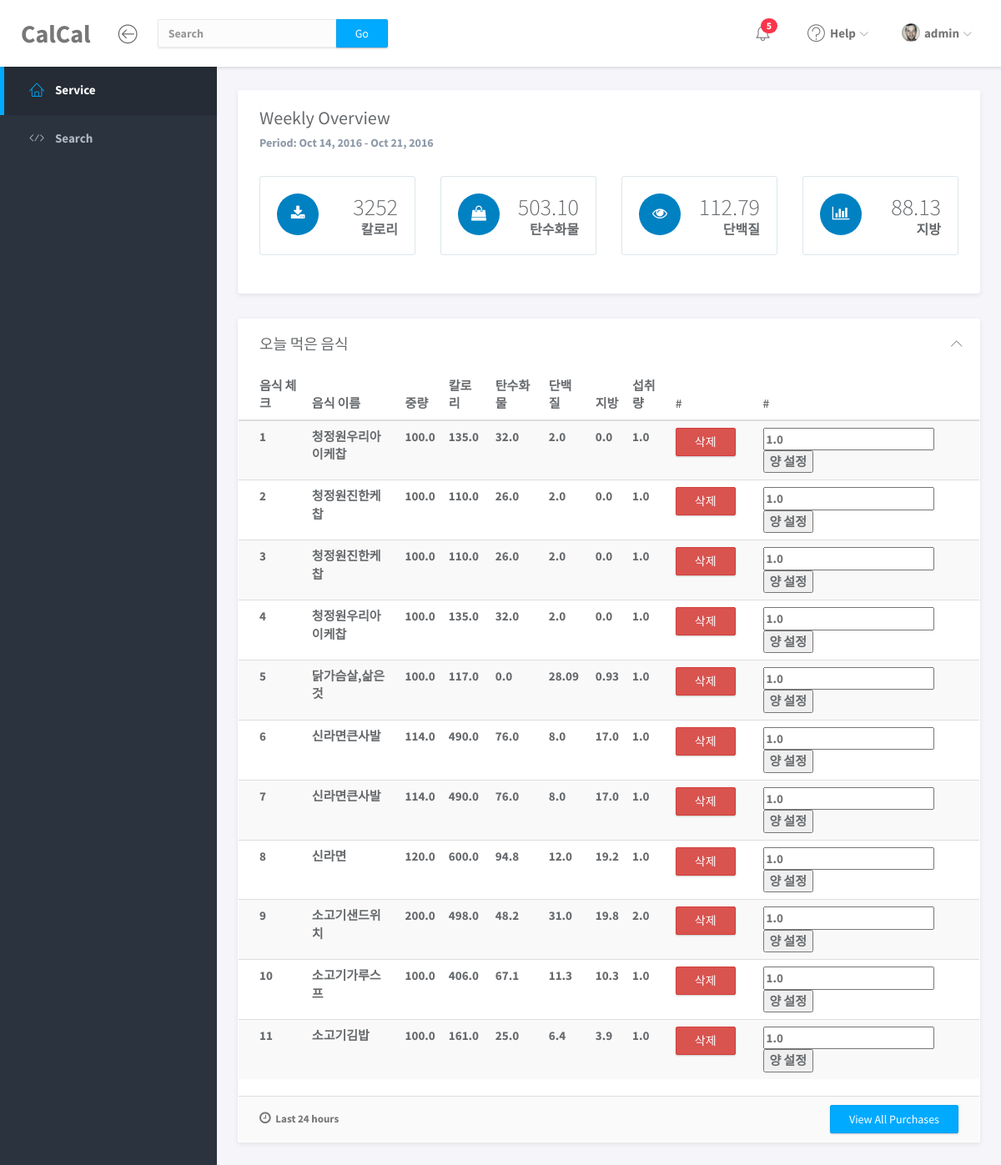
/FoodInfo/service/ (signed in), run on the app's committed database.
### FoodInfo/models.py (models this page shows, shortened)
class AuthUser(models.Model):
    password = models.CharField(max_length=128)
    last_login = models.DateTimeField(blank=True, null=True)
    is_superuser = models.BooleanField()
    username = models.CharField(unique=True, max_length=150)
    first_name = models.CharField(max_length=30)
    email = models.CharField(max_length=254)
    is_staff = models.BooleanField()
    is_active = models.BooleanField()
    date_joined = models.DateTimeField()
    last_name = models.CharField(max_length=150)
    class Meta:
        managed = False
        db_table = 'auth_user'

class UserTable(models.Model):
    authuser = models.ForeignKey(AuthUser, on_delete=models.CASCADE)
    table = models.ForeignKey(Table, on_delete=models.CASCADE)
    name = models.CharField('음식 이름', max_length=30)
    serving_wt = models.FloatField('제공량')
    kcal = models.FloatField('칼로리')
    carbo = models.FloatField('탄수화물')
    protein = models.FloatField('단백질')
    fat = models.FloatField('지방')
    company = models.TextField('회사명', max_length=30)
    amount = models.FloatField('섭취량', default=1)
    date = models.DateTimeField('날짜', default=datetime.now, blank=True)
    date_1 = models.DateField('날짜2', default=datetime.now().strftime('%Y-%m-%d'), blank=True)
    def __str__(self):
        return self.name

### FoodInfo/views.py (the view)
# urls.py: path('service/', views.service, name='service'),
def service(request):
    authuser = AuthUser.objects.get(username=request.user)
    today = datetime.date.today()
    todayTable = (UserTable.objects.all()).filter(
            date__day=today.day, authuser_id=authuser)
    weekTable = (UserTable.objects.all()).filter(
           date_1__range=[today + datetime.timedelta(days=-6), today + datetime.timedelta(days=0)], authuser_id=authuser)
    print(today + datetime.timedelta(days=0))
    print(weekTable)
    if request.method == 'POST':
        authuser = AuthUser.objects.get(username=request.user)
        get_list = request.POST.getlist('val_id')
        context = []
        for id in get_list:
            obj = Table.objects.get(id=id)
            context.append(obj)
            usertable = UserTable(authuser=authuser, table=obj, name=obj, serving_wt=obj.serving_wt,
                                  kcal=obj.kcal,carbo=obj.carbo, protein=obj.protein, fat=obj.fat, company=obj.company)
            usertable.save()
        context = get_list_or_404(UserTable, authuser=authuser)
        return render(request, 'service_test.html', {'select_food': context, 'todayTable': todayTable, 'weekTable': weekTable})
    else:
        try :
            authuser = AuthUser.objects.get(username=request.user)
            context = get_list_or_404(UserTable, authuser=authuser)
            return render(request, 'service_test.html', {'select_food': context, 'todayTable': todayTable, 'weekTable': weekTable})
        except:
            return render(request, 'service_test.html', {'todayTable': todayTable, 'weekTable': weekTable})

### FoodInfo/templates/service_test.html (shortened to what this page needs)
<!doctype html>
<html lang="en">
<head>
	<link rel="stylesheet" href="/static/service/vendor/bootstrap/css/bootstrap.min.css">
	<link rel="stylesheet" href="/static/service/vendor/font-awesome/css/font-awesome.min.css">
	<link rel="stylesheet" href="/static/service/vendor/linearicons/style.css">
	<link rel="stylesheet" href="/static/service/vendor/chartist/css/chartist-custom.css">
	<link rel="stylesheet" href="/static/service/css/main.css">
	<link rel="stylesheet" href="/static/service/css/demo.css">
</head>
<body>
	<b id="wrapper">
		<nav class="navbar navbar-default navbar-fixed-top">
			<div class="brand" >
				    <a class="navbar-brand" href="{% url 'FoodInfo:service' %}" style="">CalCal</a>
			</div>
			<div class="container-fluid">
				<div class="navbar-btn">
					<button type="button" class="btn-toggle-fullwidth"><i class="lnr lnr-arrow-left-circle"></i></button>
				</div>
				<form class="navbar-form navbar-left" action="{% url 'FoodInfo:search' %}" method="POST">
					<div class="input-group">
						<input type="search" value="{{ q }}" class="form-control" placeholder="Search" name="q" >
						<span class="input-group-btn"><button type="submit" class="btn btn-primary">Go</button></span>
					</div>
				</form>
				<div id="navbar-menu">
					<ul class="nav navbar-nav navbar-right">
						<li class="dropdown">
							<a href="#" class="dropdown-toggle icon-menu" data-toggle="dropdown">
								<i class="lnr lnr-alarm"></i>
								<span class="badge bg-danger">5</span>
							</a>
						</li>
						<li class="dropdown">
							<a href="#" class="dropdown-toggle" data-toggle="dropdown"><i class="lnr lnr-question-circle"></i> <span>Help</span> <i class="icon-submenu lnr lnr-chevron-down"></i></a>
						</li>
						<li class="dropdown">
							{% if user.is_authenticated %}
							<a href="#" class="dropdown-toggle" data-toggle="dropdown"><img src="/static/service/img/user.png" class="img-circle" alt="Avatar"> <span>{{ user.username }}</span> <i class="icon-submenu lnr lnr-chevron-down"></i></a>
							{% endif %}
						</li>
					</ul>
				</div>
			</div>
		</nav>
		<div id="sidebar-nav" class="sidebar">
			<div class="sidebar-scroll">
				<nav>
					<ul class="nav">
						<li><a href="{%url 'FoodInfo:service' %}" class="active"><i class="lnr lnr-home"></i> <span>Service</span></a></li>
						<li><a href="{%url 'FoodInfo:search' %}" class=""><i class="lnr lnr-code"></i> <span>Search</span></a></li>
					</ul>
				</nav>
			</div>
		</div>
		<div class="main">
			<div class="main-content">
				<div class="container-fluid">
					<div class="panel panel-headline">
						<div class="panel-heading">
							<h3 class="panel-title">Weekly Overview</h3>
							<p class="panel-subtitle">Period: Oct 14, 2016 - Oct 21, 2016</p>
						</div>
						<div class="panel-body">
							<div class="row">
								<div class="col-md-3">
									<div class="metric">
										<span class="icon"><i class="fa fa-download"></i></span>
										<p>
											<span class="number"><script>document.write(Math.max.apply(null, kcalWeekArray))</script></span>
											<span class="title">칼로리</span>
										</p>
									</div>
								</div>
								<div class="col-md-3">
									<div class="metric">
										<span class="icon"><i class="fa fa-shopping-bag"></i></span>
										<p>
											<span class="number"><script>document.write(carboData.toFixed(2))</script></span>
											<span class="title">탄수화물</span>
										</p>
									</div>
								</div>
								<div class="col-md-3">
									<div class="metric">
										<span class="icon"><i class="fa fa-eye"></i></span>
										<p>
											<span class="number"><script>document.write(proteinData.toFixed(2))</script></span>
											<span class="title">단백질</span>
										</p>
									</div>
								</div>
								<div class="col-md-3">
									<div class="metric">
										<span class="icon"><i class="fa fa-bar-chart"></i></span>
										<p>
											<span class="number"><script>document.write(fatData.toFixed(2))</script></span>
											<span class="title">지방</span>
										</p>
									</div>
								</div>
							</div>
						</div>
					</div>
					<div class="panel">
						<div class="panel-heading">
							<h3 class="panel-title">오늘 먹은 음식</h3>
							<div class="right">
								<button type="button" class="btn-toggle-collapse"><i class="lnr lnr-chevron-up"></i></button>
							</div>
						</div>
						<div class="panel-body no-padding">
							<table class="table table-striped">
								<thead>
									<tr>
										<th>음식 체크</th>
										<th>음식 이름</th>
										<th>중량</th>
										<th>칼로리</th>
										<th>탄수화물</th>
										<th>단백질</th>
										<th>지방</th>
										<th>섭취량</th>
										<th>#</th>
										<th>#</th>
									</tr>
								</thead>
								<tbody>
								{% for food in select_food %}
									<tr>
										<td>{{forloop.counter}}</td>
										<td>{{food.name}}</td>
										<td>{{food.serving_wt}}</td>
										<td>{{food.kcal}}</td>
										<td>{{food.carbo}}</td>
										<td>{{food.protein}}</td>
										<td>{{food.fat}}</td>
										<td>{{food.amount}}</td>
										<td>
											<a href="{% url 'FoodInfo:delete' food.id%}" class="btn btn-danger">삭제</a>
										</td>
										<td>
											<form action="{% url 'FoodInfo:update' food.id %}" method="POST" >
												<input type="number" name="count"
															   placeholder="1.0" step="0.1" min="0">
												<input type="submit" value="양 설정">
											</form>
										</td>
									</tr>
								{% endfor %}
								</tbody>
							</table>
						</div>
						<div class="panel-footer">
							<div class="row">
								<div class="col-md-6"><span class="panel-note"><i class="fa fa-clock-o"></i> Last 24 hours</span></div>
								<div class="col-md-6 text-right"><a href="#" class="btn btn-primary">View All Purchases</a></div>
							</div>
						</div>
					</div>
				</div>
			</div>
		</div>
    </b>
</body>
</html>

### FoodInfo/templates/service_test.html (style rules this page uses)
.navbar-default .brand { float: left; padding: 15px 10px; background-color: #fff; }

### data on the page
UserTable: name "청정원우리아이케찹", serving_wt "100.0", kcal "135.0", carbo "32.0", protein "2.0", fat "0.0", amount "1.0"
UserTable: name "청정원진한케찹", serving_wt "100.0", kcal "110.0", carbo "26.0", protein "2.0", fat "0.0", amount "1.0"
UserTable: name "청정원진한케찹", serving_wt "100.0", kcal "110.0", carbo "26.0", protein "2.0", fat "0.0", amount "1.0"
UserTable: name "청정원우리아이케찹", serving_wt "100.0", kcal "135.0", carbo "32.0", protein "2.0", fat "0.0", amount "1.0"
UserTable: name "닭가슴살,삶은것", serving_wt "100.0", kcal "117.0", carbo "0.0", protein "28.09", fat "0.93", amount "1.0"
UserTable: name "신라면큰사발", serving_wt "114.0", kcal "490.0", carbo "76.0", protein "8.0", fat "17.0", amount "1.0"
UserTable: name "신라면큰사발", serving_wt "114.0", kcal "490.0", carbo "76.0", protein "8.0", fat "17.0", amount "1.0"
UserTable: name "신라면", serving_wt "120.0", kcal "600.0", carbo "94.8", protein "12.0", fat "19.2", amount "1.0"
UserTable: name "소고기샌드위치", serving_wt "200.0", kcal "498.0", carbo "48.2", protein "31.0", fat "19.8", amount "2.0"
UserTable: name "소고기가루스프", serving_wt "100.0", kcal "406.0", carbo "67.1", protein "11.3", fat "10.3", amount "1.0"
UserTable: name "소고기김밥", serving_wt "100.0", kcal "161.0", carbo "25.0", protein "6.4", fat "3.9", amount "1.0"

### other printed values
{{ user.username }} "admin"
